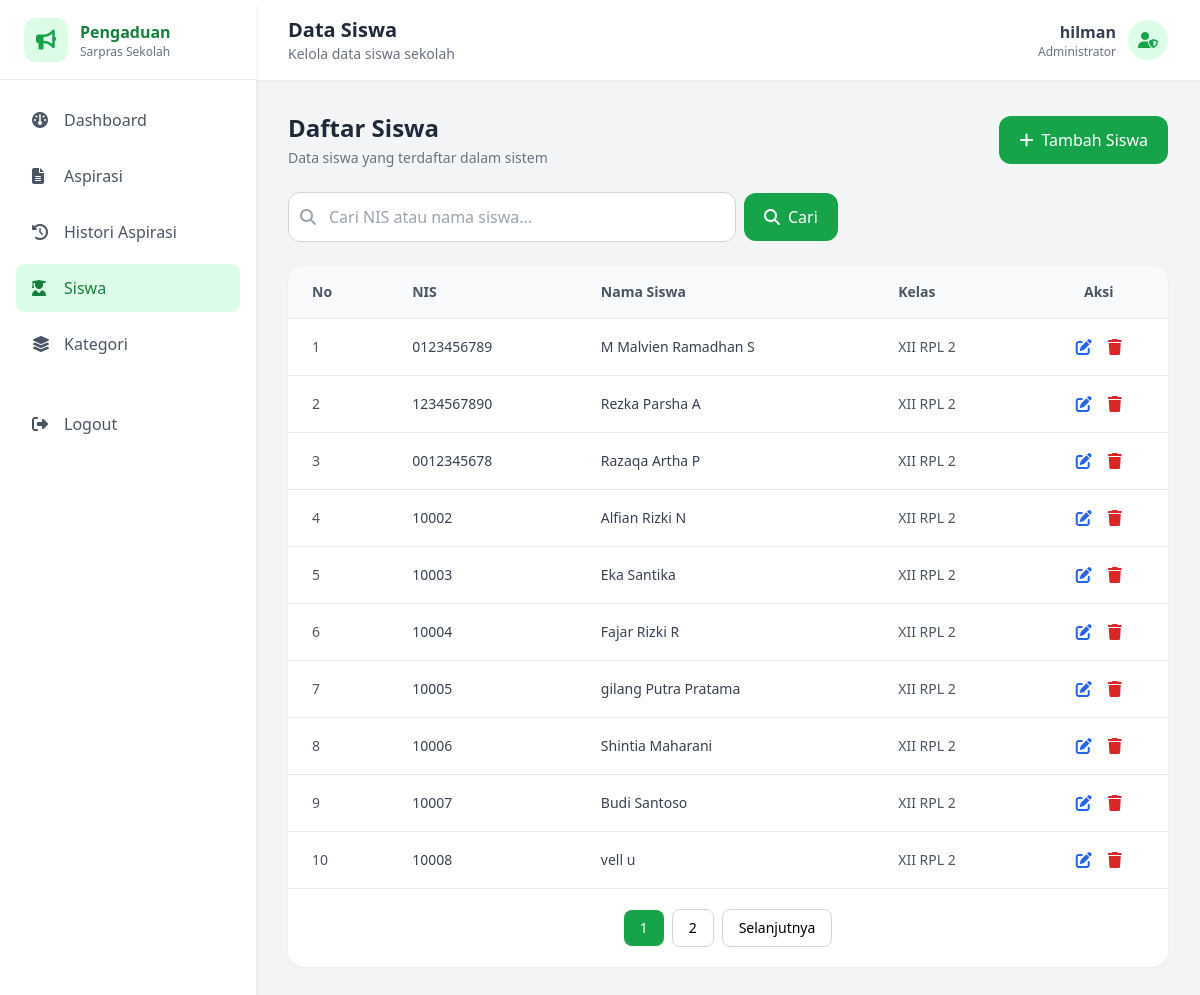
Screenshot of /Views/Admin/daftar_siswa.php (signed in) with the database file from the repository.
### tables this page shows
CREATE TABLE `tb_siswa` (
  `id_siswa` int NOT NULL,
  `nis` varchar(10) NOT NULL,
  `nama_siswa` varchar(35) NOT NULL,
  `kelas` varchar(10) NOT NULL,
  `password` varchar(255) NOT NULL
);

### Views/Admin/daftar_siswa.php (the view, shortened to what the rows shown need)
<?php
if (!isset($siswas)) {
    require_once __DIR__ . '/../../Controllers/c_siswa.php';
}
?>
<!DOCTYPE html>
<html lang="id">
<head>
    <script src="https://cdn.tailwindcss.com"></script>
    <link rel="stylesheet"
        href="https://cdnjs.cloudflare.com/ajax/libs/font-awesome/6.5.2/css/all.min.css">
</head>
<body class="bg-gray-100">
    <aside class="fixed left-0 top-0 h-screen w-64 bg-white shadow-md">
        <div class="h-20 flex items-center px-6 border-b">
            <div>
                <h1 class="font-bold text-green-700">
                    Pengaduan
                </h1>
            </div>
        </div>
    </aside>
    <main class="ml-64 min-h-screen">
        <header class="bg-white h-20 shadow-sm
                       flex items-center justify-between px-8">
            <div>
                <h2 class="text-xl font-semibold text-gray-800">
                    Data Siswa
                </h2>
            </div>
        </header>
        <div class="p-8">
            <div class="flex items-center justify-between mb-6">
                <div>
                    <h1 class="text-2xl font-bold text-gray-800">
                        Daftar Siswa
                    </h1>
                </div>
            </div>
            <div class="bg-white rounded-2xl shadow-sm overflow-hidden">
                <div class="overflow-x-auto">
                    <table class="w-full">
                        <thead class="bg-gray-50 border-b">
                            <tr>
                                <th class="px-6 py-4 text-left
                                           text-sm font-semibold text-gray-600">
                                    No
                                </th>
                                <th class="px-6 py-4 text-left
                                           text-sm font-semibold text-gray-600">
                                    NIS
                                </th>
                                <th class="px-6 py-4 text-left
                                           text-sm font-semibold text-gray-600">
                                    Nama Siswa
                                </th>
                                <th class="px-6 py-4 text-left
                                           text-sm font-semibold text-gray-600">
                                    Kelas
                                </th>
                                <th class="px-6 py-4 text-center
                                           text-sm font-semibold text-gray-600">
                                    Aksi
                                </th>
                            </tr>
                        </thead>
                        <tbody class="divide-y">
                            <?php
                            $no = isset($halaman) ? (($halaman - 1) * 10) + 1 : 1;
                            foreach ($siswas as $data) {
                            ?>
                                <tr class="hover:bg-gray-50">
                                    <td class="px-6 py-4 text-sm text-gray-600">
                                        <?= $no++; ?>
                                    </td>
                                    <td class="px-6 py-4 text-sm
                                               font-medium text-gray-700">
                                        <?= $data->nis; ?>
                                    </td>
                                    <td class="px-6 py-4 text-sm text-gray-700">
                                        <?= $data->nama_siswa; ?>
                                    </td>
                                    <td class="px-6 py-4 text-sm text-gray-600">
                                        <?= $data->kelas; ?>
                                    </td>
                                    <td class="px-6 py-4">
                                        <div class="flex items-center
                                                    justify-center gap-4">
                                            <a href="form_edit_siswa.php?aksi=edit&id_siswa=<?= $data->id_siswa; ?>"
                                                class="text-blue-600 hover:text-blue-800"
                                                title="Edit">
                                                <i class="fa-solid fa-pen-to-square"></i>
                                            </a>
                                            <a href="../../Controllers/c_siswa.php?aksi=hapus&id_siswa=<?= $data->id_siswa; ?>"
                                                onclick="return confirm('Yakin ingin menghapus data siswa ini?')"
                                                class="text-red-600 hover:text-red-800"
                                                title="Hapus">
                                                <i class="fa-solid fa-trash"></i>
                                            </a>
                                        </div>
                                    </td>
                                </tr>
                            <?php
                            }
                            ?>
                        </tbody>
                    </table>
                </div>
            </div>
        </div>
    </main>
</body>
</html>

### rows the page displays
tb_siswa: nis "0123456789", nama_siswa "M Malvien Ramadhan S", kelas "XII RPL 2"
tb_siswa: nis "1234567890", nama_siswa "Rezka Parsha A", kelas "XII RPL 2"
tb_siswa: nis "0012345678", nama_siswa "Razaqa Artha P", kelas "XII RPL 2"
tb_siswa: nis "10002", nama_siswa "Alfian Rizki N", kelas "XII RPL 2"
tb_siswa: nis "10003", nama_siswa "Eka Santika", kelas "XII RPL 2"
tb_siswa: nis "10004", nama_siswa "Fajar Rizki R", kelas "XII RPL 2"
tb_siswa: nis "10005", nama_siswa "gilang Putra Pratama", kelas "XII RPL 2"
tb_siswa: nis "10006", nama_siswa "Shintia Maharani", kelas "XII RPL 2"
tb_siswa: nis "10007", nama_siswa "Budi Santoso", kelas "XII RPL 2"
tb_siswa: nis "10008", nama_siswa "vell u", kelas "XII RPL 2"

### other values shown
$_SESSION['username'] "hilman"
